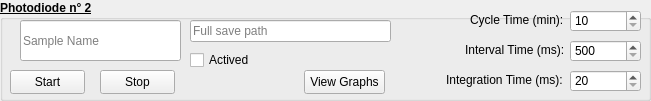
  <widget class="QGroupBox" name="Photodiode_2">
   <property name="geometry">
    <rect>
     <x>20</x>
     <y>150</y>
     <width>651</width>
     <height>101</height>
    </rect>
   </property>
   <property name="sizePolicy">
    <sizepolicy hsizetype="Preferred" vsizetype="Preferred">
     <horstretch>0</horstretch>
     <verstretch>0</verstretch>
    </sizepolicy>
   </property>
   <property name="sizeIncrement">
    <size>
     <width>0</width>
     <height>0</height>
    </size>
   </property>
   <property name="font">
    <font>
     <pointsize>9</pointsize>
     <italic>false</italic>
     <bold>true</bold>
     <underline>true</underline>
     <stylestrategy>PreferDefault</stylestrategy>
     <hintingpreference>PreferVerticalHinting</hintingpreference>
    </font>
   </property>
   <property name="acceptDrops">
    <bool>false</bool>
   </property>
   <property name="accessibleName">
    <string>Photodiode2</string>
   </property>
   <property name="accessibleDescription">
    <string>Photodiode2</string>
   </property>
   <property name="title">
    <string>Photodiode n° 2</string>
   </property>
   <property name="flat">
    <bool>false</bool>
   </property>
   <property name="checkable">
    <bool>false</bool>
   </property>
   <widget class="QLineEdit" name="SavePh2">
    <property name="geometry">
     <rect>
      <x>190</x>
      <y>20</y>
      <width>201</width>
      <height>22</height>
     </rect>
    </property>
    <property name="font">
     <font>
      <pointsize>9</pointsize>
      <italic>false</italic>
      <bold>false</bold>
      <underline>false</underline>
      <stylestrategy>PreferDefault</stylestrategy>
      <kerning>false</kerning>
      <hintingpreference>PreferFullHinting</hintingpreference>
     </font>
    </property>
    <property name="accessibleName">
     <string>SavePh2</string>
    </property>
    <property name="accessibleDescription">
     <string>SavePh2</string>
    </property>
    <property name="text">
     <string/>
    </property>
    <property name="placeholderText">
     <string>Full save path</string>
    </property>
   </widget>
   <widget class="QLineEdit" name="SamplePh2">
    <property name="geometry">
     <rect>
      <x>20</x>
      <y>20</y>
      <width>161</width>
      <height>41</height>
     </rect>
    </property>
    <property name="font">
     <font>
      <pointsize>9</pointsize>
      <italic>false</italic>
      <bold>false</bold>
      <underline>false</underline>
      <stylestrategy>PreferDefault</stylestrategy>
      <kerning>false</kerning>
      <hintingpreference>PreferFullHinting</hintingpreference>
     </font>
    </property>
    <property name="accessibleName">
     <string>SamplePh2</string>
    </property>
    <property name="accessibleDescription">
     <string>SamplePh2</string>
    </property>
    <property name="text">
     <string/>
    </property>
    <property name="placeholderText">
     <string>Sample Name</string>
    </property>
   </widget>
   <widget class="QPushButton" name="GraphsPh2">
    <property name="geometry">
     <rect>
      <x>304</x>
      <y>70</y>
      <width>81</width>
      <height>24</height>
     </rect>
    </property>
    <property name="font">
     <font>
      <pointsize>9</pointsize>
      <italic>false</italic>
      <bold>false</bold>
      <underline>false</underline>
      <stylestrategy>PreferDefault</stylestrategy>
      <kerning>true</kerning>
      <hintingpreference>PreferFullHinting</hintingpreference>
     </font>
    </property>
    <property name="accessibleName">
     <string>GraphsPh2</string>
    </property>
    <property name="accessibleDescription">
     <string>GraphsPh2</string>
    </property>
    <property name="text">
     <string>View Graphs</string>
    </property>
   </widget>
   <widget class="QLabel" name="CycleTime_2">
    <property name="geometry">
     <rect>
      <x>470</x>
      <y>10</y>
      <width>95</width>
      <height>20</height>
     </rect>
    </property>
    <property name="font">
     <font>
      <pointsize>9</pointsize>
      <italic>false</italic>
      <bold>false</bold>
      <underline>false</underline>
      <stylestrategy>PreferDefault</stylestrategy>
      <hintingpreference>PreferFullHinting</hintingpreference>
     </font>
    </property>
    <property name="accessibleName">
     <string>CycleTime</string>
    </property>
    <property name="accessibleDescription">
     <string>CycleTime</string>
    </property>
    <property name="text">
     <string>Cycle Time (min):</string>
    </property>
   </widget>
   <widget class="QLabel" name="IntervalTime_2">
    <property name="geometry">
     <rect>
      <x>465</x>
      <y>40</y>
      <width>100</width>
      <height>20</height>
     </rect>
    </property>
    <property name="font">
     <font>
      <pointsize>9</pointsize>
      <italic>false</italic>
      <bold>false</bold>
      <underline>false</underline>
      <stylestrategy>PreferDefault</stylestrategy>
      <hintingpreference>PreferFullHinting</hintingpreference>
     </font>
    </property>
    <property name="accessibleName">
     <string>IntervalTime</string>
    </property>
    <property name="accessibleDescription">
     <string>IntervalTime</string>
    </property>
    <property name="text">
     <string>Interval Time (ms):</string>
    </property>
   </widget>
   <widget class="QLabel" name="IntegrationTime_2">
    <property name="geometry">
     <rect>
      <x>446</x>
      <y>70</y>
      <width>118</width>
      <height>20</height>
     </rect>
    </property>
    <property name="font">
     <font>
      <pointsize>9</pointsize>
      <italic>false</italic>
      <bold>false</bold>
      <underline>false</underline>
      <stylestrategy>PreferDefault</stylestrategy>
      <hintingpreference>PreferFullHinting</hintingpreference>
     </font>
    </property>
    <property name="accessibleName">
     <string>IntegrationTime</string>
    </property>
    <property name="accessibleDescription">
     <string>IntegrationTime</string>
    </property>
    <property name="text">
     <string>Integration Time (ms):</string>
    </property>
    <property name="openExternalLinks">
     <bool>true</bool>
    </property>
   </widget>
   <widget class="QSpinBox" name="CycleTimePh2">
    <property name="geometry">
     <rect>
      <x>570</x>
      <y>10</y>
      <width>71</width>
      <height>22</height>
     </rect>
    </property>
    <property name="font">
     <font>
      <pointsize>9</pointsize>
      <italic>false</italic>
      <bold>false</bold>
      <underline>false</underline>
      <stylestrategy>PreferDefault</stylestrategy>
      <hintingpreference>PreferVerticalHinting</hintingpreference>
     </font>
    </property>
    <property name="accessibleName">
     <string>CycleTimePh2</string>
    </property>
    <property name="accessibleDescription">
     <string>CycleTimePh2</string>
    </property>
    <property name="minimum">
     <number>10</number>
    </property>
    <property name="maximum">
     <number>40000</number>
    </property>
    <property name="singleStep">
     <number>10</number>
    </property>
    <property name="value">
     <number>10</number>
    </property>
   </widget>
   <widget class="QSpinBox" name="IntervalTimePh2">
    <property name="geometry">
     <rect>
      <x>570</x>
      <y>40</y>
      <width>71</width>
      <height>22</height>
     </rect>
    </property>
    <property name="font">
     <font>
      <pointsize>9</pointsize>
      <italic>false</italic>
      <bold>false</bold>
      <underline>false</underline>
      <stylestrategy>PreferDefault</stylestrategy>
      <hintingpreference>PreferVerticalHinting</hintingpreference>
     </font>
    </property>
    <property name="accessibleName">
     <string>IntervalTimePh2</string>
    </property>
    <property name="accessibleDescription">
     <string>IntervalTimePh2</string>
    </property>
    <property name="minimum">
     <number>500</number>
    </property>
    <property name="maximum">
     <number>600000</number>
    </property>
    <property name="singleStep">
     <number>100</number>
    </property>
   </widget>
   <widget class="QSpinBox" name="IntegrationTimePh2">
    <property name="geometry">
     <rect>
      <x>570</x>
      <y>70</y>
      <width>71</width>
      <height>22</height>
     </rect>
    </property>
    <property name="font">
     <font>
      <pointsize>9</pointsize>
      <italic>false</italic>
      <bold>false</bold>
      <underline>false</underline>
      <stylestrategy>PreferDefault</stylestrategy>
      <hintingpreference>PreferVerticalHinting</hintingpreference>
     </font>
    </property>
    <property name="minimum">
     <number>20</number>
    </property>
    <property name="maximum">
     <number>3000</number>
    </property>
    <property name="singleStep">
     <number>50</number>
    </property>
   </widget>
   <widget class="QCheckBox" name="ActivedPh2">
    <property name="geometry">
     <rect>
      <x>190</x>
      <y>50</y>
      <width>76</width>
      <height>20</height>
     </rect>
    </property>
    <property name="font">
     <font>
      <pointsize>9</pointsize>
      <italic>false</italic>
      <bold>false</bold>
      <underline>false</underline>
      <stylestrategy>PreferDefault</stylestrategy>
      <hintingpreference>PreferFullHinting</hintingpreference>
     </font>
    </property>
    <property name="accessibleName">
     <string>ActivedPh2</string>
    </property>
    <property name="accessibleDescription">
     <string>ActivedPh2</string>
    </property>
    <property name="text">
     <string>Actived</string>
    </property>
   </widget>
   <widget class="QPushButton" name="StopPh2">
    <property name="geometry">
     <rect>
      <x>100</x>
      <y>70</y>
      <width>75</width>
      <height>24</height>
     </rect>
    </property>
    <property name="font">
     <font>
      <pointsize>9</pointsize>
      <italic>false</italic>
      <bold>false</bold>
      <underline>false</underline>
      <stylestrategy>PreferDefault</stylestrategy>
      <kerning>false</kerning>
      <hintingpreference>PreferFullHinting</hintingpreference>
     </font>
    </property>
    <property name="accessibleName">
     <string>StopPh2</string>
    </property>
    <property name="accessibleDescription">
     <string>StopPh2</string>
    </property>
    <property name="text">
     <string>Stop</string>
    </property>
   </widget>
   <widget class="QPushButton" name="StartPh2">
    <property name="geometry">
     <rect>
      <x>10</x>
      <y>70</y>
      <width>75</width>
      <height>24</height>
     </rect>
    </property>
    <property name="font">
     <font>
      <pointsize>9</pointsize>
      <italic>false</italic>
      <bold>false</bold>
      <underline>false</underline>
      <stylestrategy>PreferDefault</stylestrategy>
      <hintingpreference>PreferFullHinting</hintingpreference>
     </font>
    </property>
    <property name="accessibleName">
     <string>StartPh2</string>
    </property>
    <property name="accessibleDescription">
     <string>StartPh2</string>
    </property>
    <property name="text">
     <string>Start</string>
    </property>
   </widget>
  </widget>
